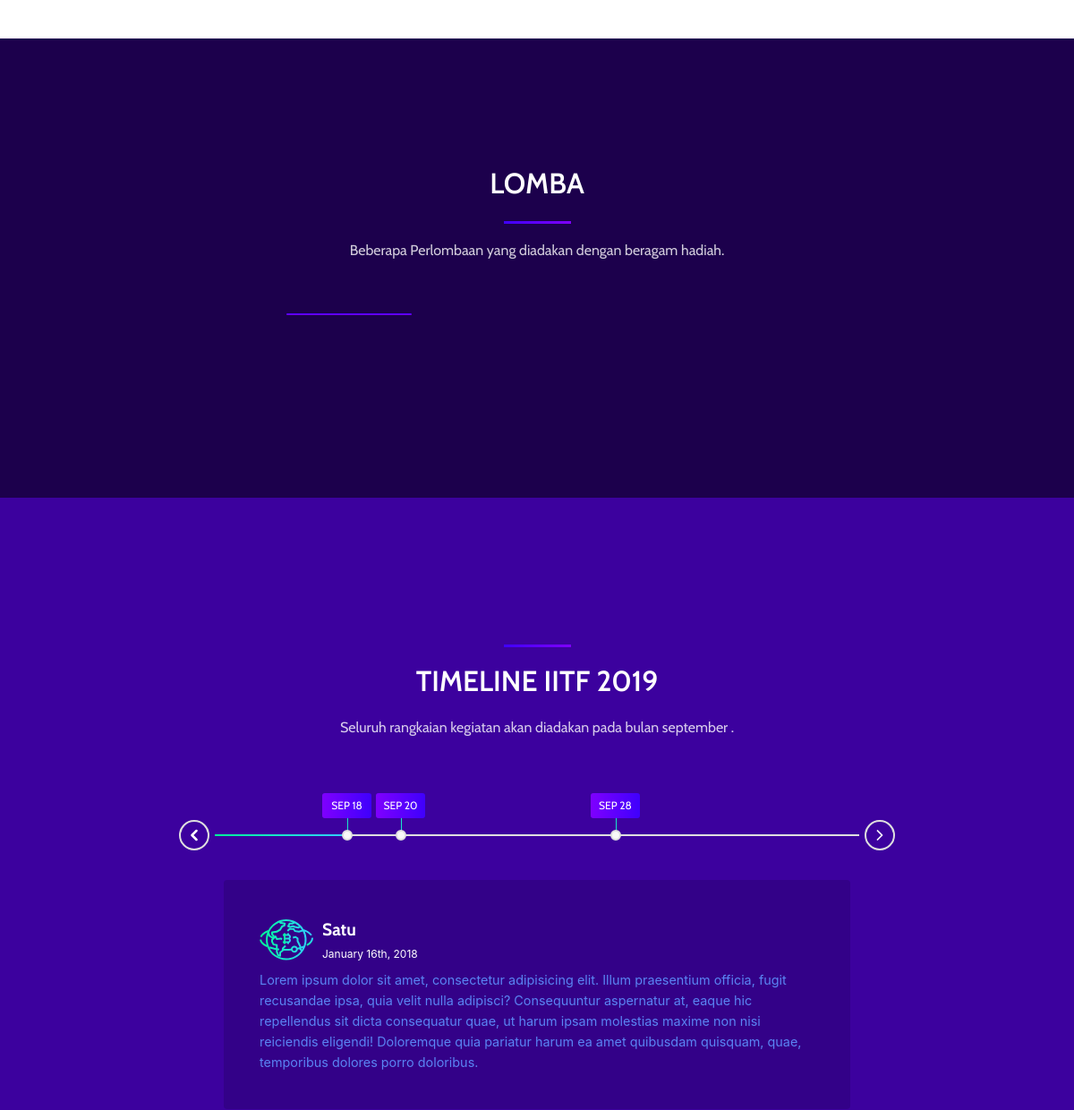
Before: / (middle part) with the older database file.
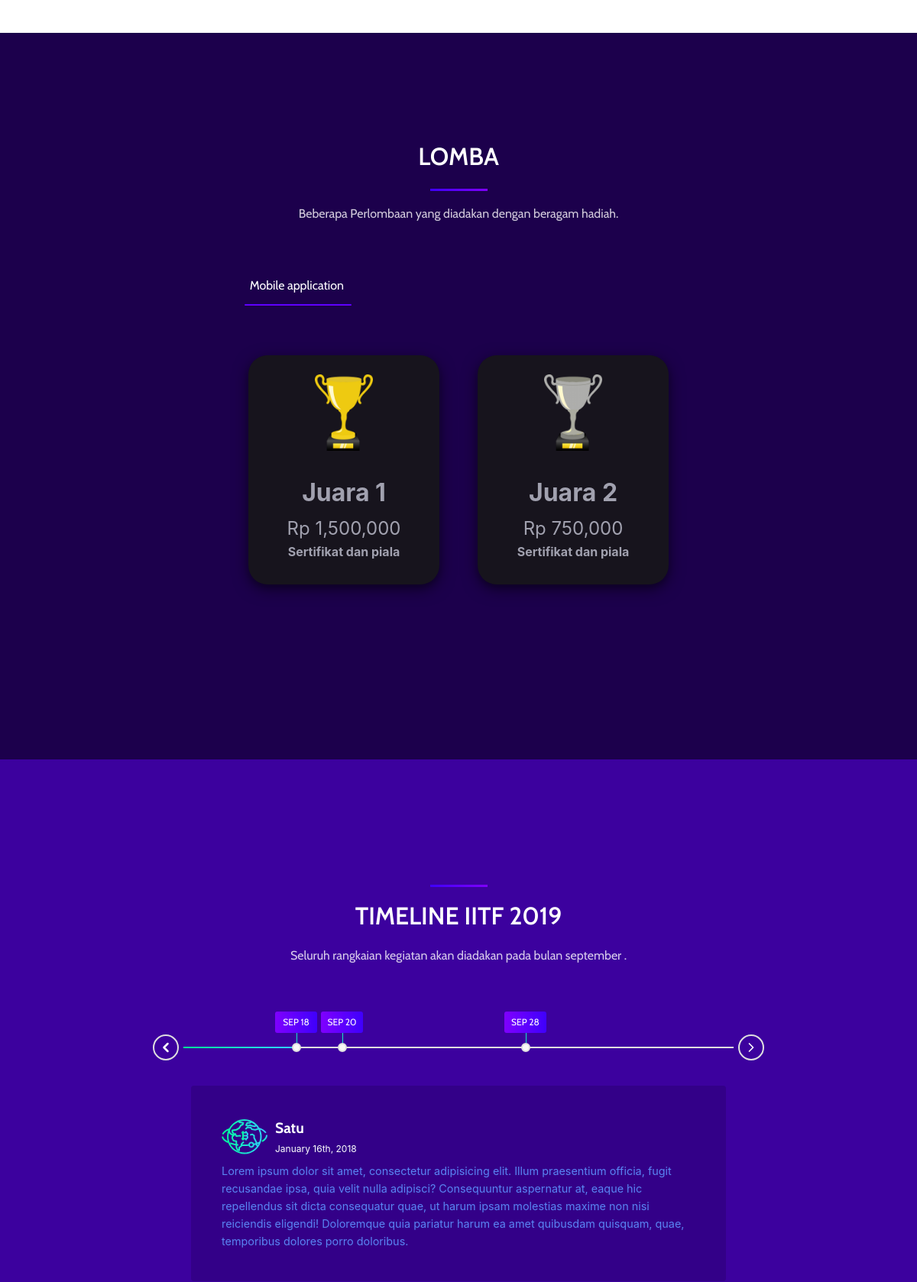
After: the same page with the newer database file.
### tables this page shows
CREATE TABLE `tb_lomba` (
  `id` varchar(20) NOT NULL,
  `id_kategori` int(11) NOT NULL,
  `nama` varchar(50) NOT NULL,
  `deskripsi` text NOT NULL,
  `guide_book` varchar(50) NOT NULL,
  `harga` float NOT NULL
);

CREATE TABLE `tb_juara` (
  `id_lomba` varchar(20) NOT NULL,
  `nama` varchar(30) NOT NULL,
  `nominal` float NOT NULL
);

### application/controllers/App_view.php (called while the page is built, shortened)
<?php
class App_view extends CI_Controller{
    public function __construct()
    {
        $this->load->model('DataModel');
        $this->load->library('bcrypt');
    }
    public function index()
    {
        $payload['judul'] = "HOME";
        $payload['email'] = ($this->session->userdata('email') == "" ? "" : "LANJUTKAN DAFTAR: " . $this->session->userdata('email'));
        $payload['page'] = "home";
        $lomba = $this->DataModel->getData('tb_lomba')->result_array();
        $i=0;
        foreach($lomba as $key => $val){
            $lomba[$i]['juara'] = $this->DataModel->getWhere('id_lomba',$val['id']);
            $lomba[$i]['juara'] = $this->DataModel->getData('tb_juara')->result_array();
            $i++;
        }
        $data = array(
            "lomba" => $lomba,
            "judul" => $payload['judul'],
            "email" => $payload['email'],
            "page" => $payload['page'],
        );
        $this->load->view('component/header',$data);
        $this->load->view('src/iitf_index',$data);
        $this->load->view('component/footer');
        $this->load->view('component/ground');
    }
}

### index.php (called while the page is built, shortened)
<?php
require_once BASEPATH.'core/CodeIgniter.php';

### application/models/DataModel.php (called while the page is built, shortened)
<?php
class DataModel extends CI_Model
{
    function getWhere($col, $kon)
    {
        $query = $this->db->where($col, $kon);
        return $query;
    }
    function getData($table)
    {
        $query = $this->db->get($table);
        return $query;
    }
}

### application/views/src/iitf_index.php (the view, shortened to what this page needs)
<div class="dark-wrapper">
    <section id="start" class="section is-transparent is-relative">
    </section>
    <section class="section is-medium is-end" id="reward">
        <div class="container">
            <h2 class="title is-light is-semibold has-text-centered is-spaced">LOMBA</h2>
            <div class="divider is-centered"></div>
            <h4 class="subtitle is-6 is-light has-text-centered is-compact">Beberapa Perlombaan yang diadakan dengan beragam hadiah.</h4>
            <div class="content-wrapper is-large">
                <div class="flying-wrapper">
                    <div class="flying-tabs-container">
                        <div class="flying-tabs">
                            <?php
                            $i = 1;
                            foreach ($lomba as $key => $val) { ?>
                            <div class="flying-child tab-<?= $i ?> <?php if ($i == 1) {
                                                                            echo "is-active";
                                                                        } ?>" data-tab="tab-<?= $i ?>"><a href="javascript:void(0);"><?= $val['nama'] ?></a></div>
                            <?php
                                $i++;
                            } ?>
                            <div class="slider"></div>
                        </div>
                    </div>
                    <div class="flying-tabs-content">
                        <?php
                        $j = 1;
                        foreach ($lomba as $key => $value) { ?>
                        <div id="tab-<?= $j ?>" class="tab-content <?php if ($j == 1) {
                                                                            echo "is-active";
                                                                        } ?>">
                            <div class="columns is-vcentered ">
                                <div class="column">
                                    <div class="container">
                                        <div class="hadiah-box animated preFadeInUp fadeInUp">
                                            <?php
                                                $a = 1;
                                                foreach ($value['juara'] as $keya => $val) { ?>
                                            <div class="box-hadiah box-hadiah--<?= $a ?>">
                                                <img class="hadiah-trophy" src="assets/app/images/hadiah/juara_<?= $a ?>.png" alt="juara <?= $a ?>">
                                                <p class="juara"><?= $val['nama'] ?></p>
                                                <p class="nominal">Rp <?= number_format($val['nominal']) ?></p>
                                                <p class="sertif">Sertifikat dan piala</p>
                                            </div>
                                            <?php
                                                    $a++;
                                                } ?>
                                        </div>
                                    </div>
                                </div>
                            </div>
                        </div>
                        <?php
                            $j++;
                        } ?>
                    </div>
                </div>
            </div>
        </div>
    </section>
    <section class="section is-medium is-dark" id="timeline">
        <div class="container">
            <div class="divider is-centered"></div>
            <h2 class="title is-light is-semibold has-text-centered is-spaced">TIMELINE IITF 2019</h2>
            <h4 class="subtitle is-6 is-light has-text-centered is-compact">Seluruh rangkaian kegiatan akan diadakan pada bulan september .</h4>
            <div class="content-wrapper">
                <div class="krypton-timeline">
                    <div class="timeline">
                        <div class="events-wrapper">
                            <div class="events">
                                <ol>
                                    <li>
                                        <a href="#0" data-date="18/09/2019">
                                            <span>SEP</span>
                                            <span>18</span>
                                        </a>
                                    </li>
                                    <li>
                                        <a href="#0" data-date="20/09/2019">
                                            <span>SEP</span>
                                            <span>20</span>
                                        </a>
                                    </li>
                                    <li>
                                        <a href="#0" data-date="28/09/2019">
                                            <span>SEP</span>
                                            <span>28</span>
                                        </a>
                                    </li>
                                </ol>
                                <span class="filling-line" aria-hidden="true"></span>
                            </div>
                        </div>
                        <ul class="timeline-navigation">
                            <li><a href="#0" class="prev inactive">Prev</a></li>
                            <li><a href="#0" class="next">Next</a></li>
                        </ul>
                    </div>
                    <div class="events-content">
                        <ol>
                            <li class="selected" data-date="18/09/2019">
                                <div class="inner-wrapper">
                                    <div class="title-wrapper">
                                        <img src="<?= base_url() ?>assets/app/images/icons/ico/platform-launch.svg" alt="">
                                        <div>
                                            <span class="event-title">Satu</span>
                                            <small>January 16th, 2018</small>
                                        </div>
                                    </div>
                                    <p>
                                        Lorem ipsum dolor sit amet, consectetur adipisicing elit. Illum praesentium officia, fugit recusandae ipsa, quia velit nulla adipisci? Consequuntur aspernatur at, eaque hic repellendus sit dicta consequatur quae, ut harum ipsam molestias maxime non nisi reiciendis eligendi! Doloremque quia pariatur harum ea amet quibusdam quisquam, quae, temporibus dolores porro doloribus.
                                    </p>
                                </div>
                            </li>
                        </ol>
                    </div>
                </div>
            </div>
        </div>
    </section>
</div>

### application/views/component/header.php (shortened to what this page needs)
<!DOCTYPE html>
<html lang="zxx">
    <head>
        <link rel="stylesheet" href="<?= base_url()?>assets/app/css/bulma.css">
        <link rel="stylesheet" href="<?= base_url()?>assets/app/css/core.css">
        <link rel="stylesheet" href="<?= base_url()?>assets/app/fonts/cryptofont/css/cryptofont.min.css">
        <link rel="stylesheet" href="<?= base_url()?>assets/app/js/modalvideo/modal-video.min.css">
        <link rel="stylesheet" href="<?= base_url()?>assets/app/js/aos/aos.css">
    </head>
    <body>

### application/views/component/ground.php (shortened to what this page needs)
    </body>
</html>

Changed rows visible on the page:
added tb_lomba: nama "Mobile application"
added tb_juara: shows a picture, nama "Juara 1", nominal "1,500,000"
added tb_juara: shows a picture, nama "Juara 2", nominal "750,000"
